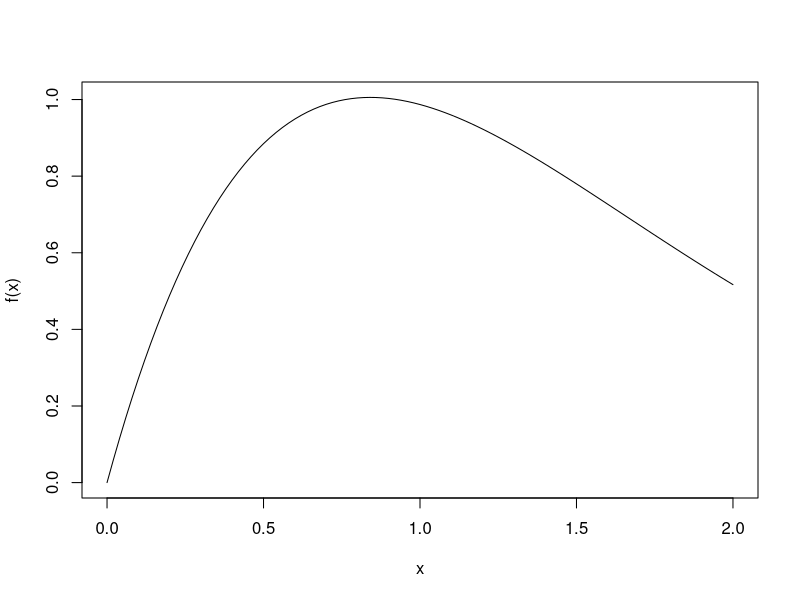
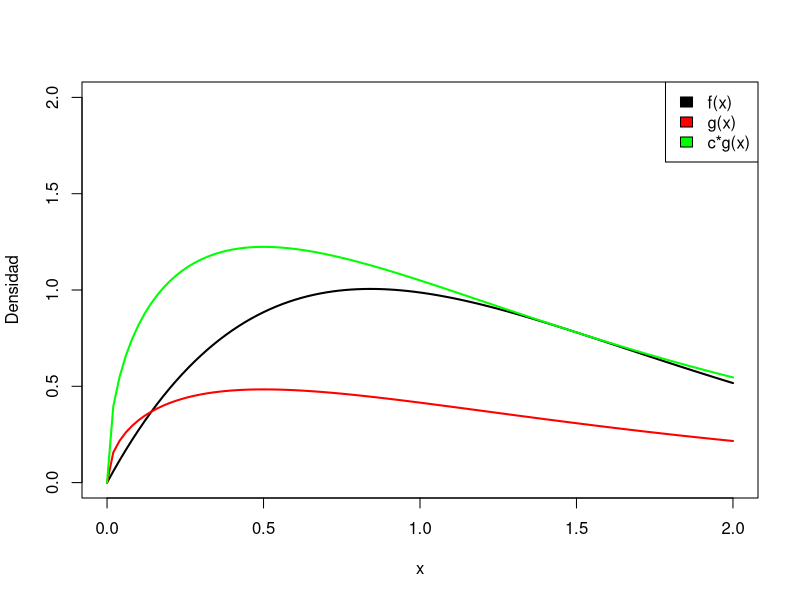
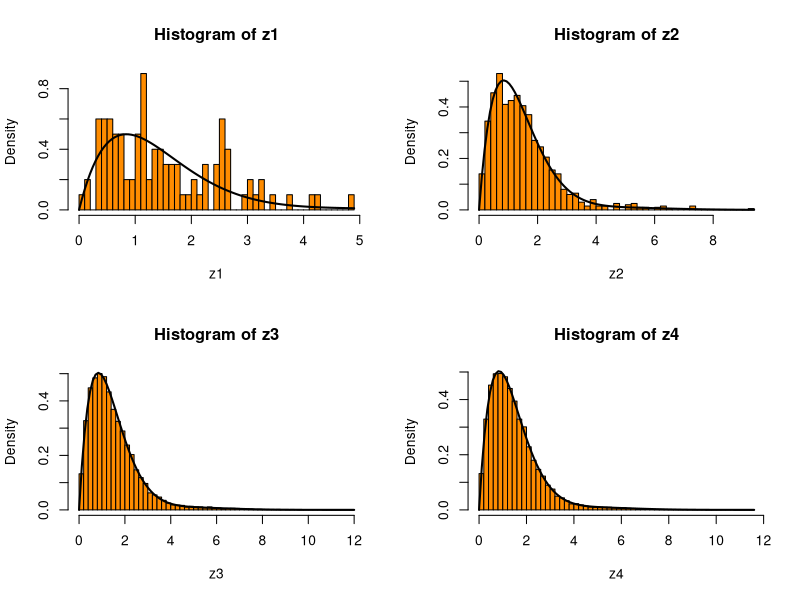
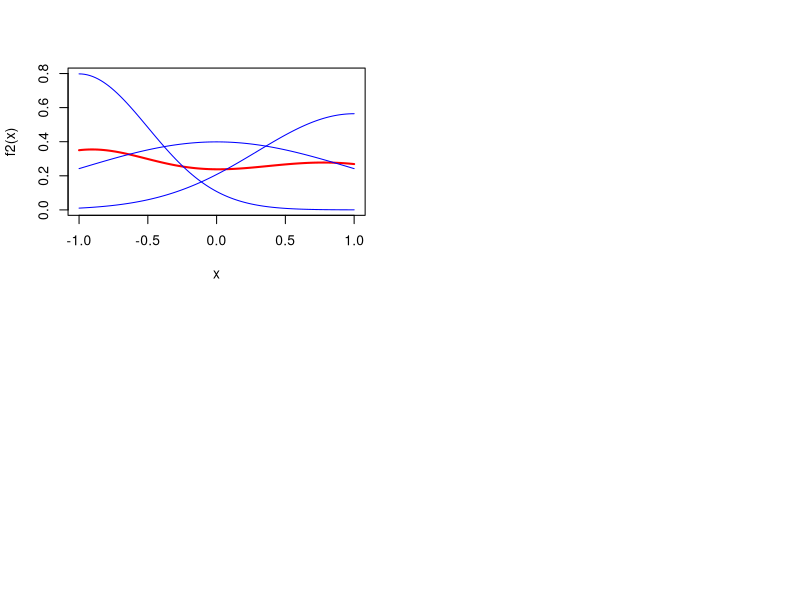
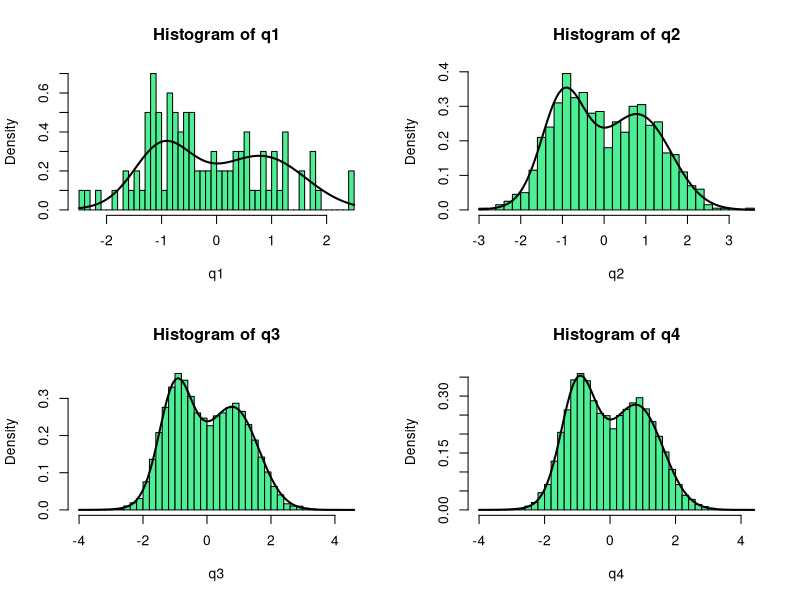
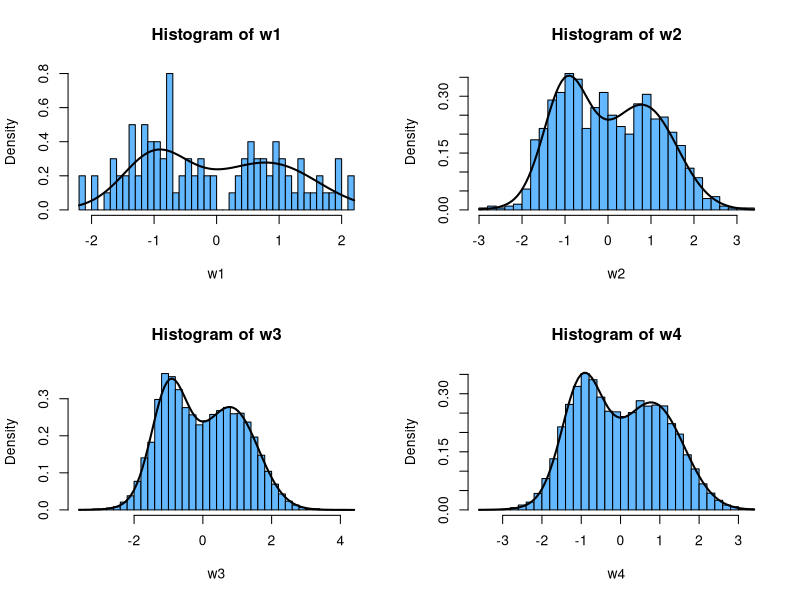
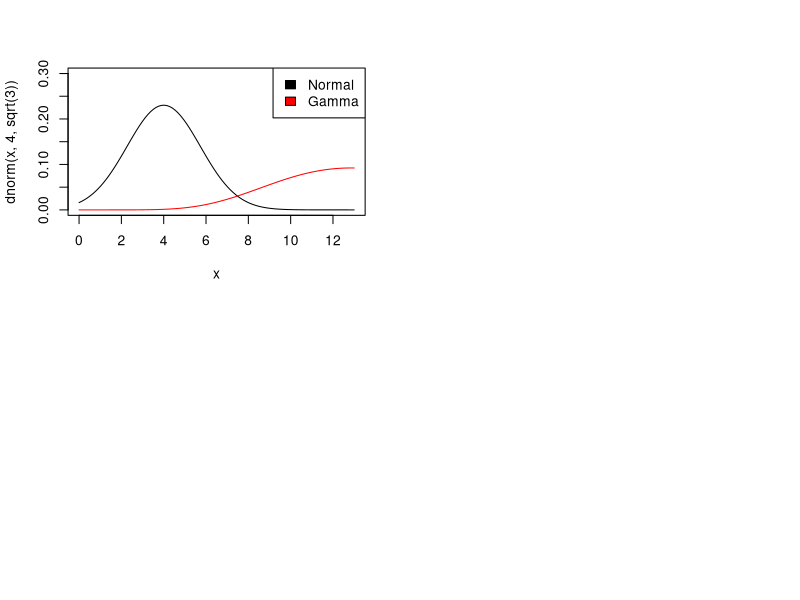

Write R code to recreate these figures, in order. (Note: a time limit stopped this script after it produced the figures.)
## ---- chunk 1
f <- function(x){
  y <- (x+2*sin(x))/exp(x)
  return(y)
}

curve(f,from = 0,to= 2)
## ---- chunk 2
g <- function(x){
  y <- dgamma(x,shape=3/2, rate = 1)
  return(y)
}
h <- function(x){
  y <- f(x)/dgamma(x,shape=3/2, rate = 1)
  return(y)
}

max <- optimize(h,interval = c(0,2),maximum = T)
c <- h(max$maximum)
c
## ---- chunk 3
curve(f,from = 0,to= 2, col="black", lwd=2, ylim=c(0,2), ylab = "Densidad")
curve(g ,from = 0,to= 2, col="red", lwd=2, add = T)
curve(g(x)*c ,from = 0,to= 2, col="green", lwd=2, add = T)
legend("topright", legend = c("f(x)","g(x)", "c*g(x)"), fill = c("black", "red", "green"))


## ---- chunk 4
#funcion que simula distribucion usando el metodo aceptacion-rechazo
acept_rech <- function(n,c){
  aceptados <- 0
  rechazados <- 0
  simulaciones <- c()
  while(length(simulaciones)<n){
    y <- rgamma(1,shape = 3/2, rate = 1)
    u <- runif(1)
    
    if (u<=(1/c)*(f(y)/dgamma(y,shape = 3/2, rate = 1))){
      aceptados <- aceptados+1
      simulaciones <- c(simulaciones,y)
      
    }else{
      rechazados <- rechazados+1
    }
    
    
  }
  tasa_a <- aceptados/(aceptados+rechazados)
  
  
  
  
  return(list(muestra=simulaciones,tasa_aprobacion=tasa_a))
  
}


#funcion que retorna la constante de normalizacion
cte.norm <- function(N){
  m <- c()
  for (i in 1:N){
    m = c(m,1/(acept_rech(100, c)$tasa_aprobacion * c))
  }
  
  M <- mean(m)
  return(M)
}




#se define la funcion "fin" que entrega todo lo pedido en el enunciado

fin <- function(N){
  a <- acept_rech(N,c)
  b <- cte.norm(N)
  return(list(muestra=a$muestra, tasa_acep=a$tasa_aprobacion, cte_normalizacion=b))
}


## ---- chunk 5
z1 <- fin(100)$muestra
z2 <- fin(1000)$muestra
z3 <- fin(10000)$muestra
z4 <- fin(20000)$muestra
par(mfrow=c(2,2))

hist(z1, probability = T, breaks = 50, col="#FF8C00")
curve(f(x)*fin(100)$cte_normalizacion ,add = T,lwd=2)
hist(z2, probability = T, breaks = 50,col="#FF8C00")
curve(f(x)*fin(1000)$cte_normalizacion ,add = T,lwd=2)
hist(z3, probability = T, breaks = 50,col="#FF8C00")
curve(f(x)*fin(10000)$cte_normalizacion ,add = T,lwd=2)
hist(z4, probability = T, breaks = 50,col="#FF8C00")
curve(f(x)*fin(20000)$cte_normalizacion ,add = T,lwd=2)

## ---- chunk 6
f2 <- function(x){
  y <- (1/3)*dnorm(x,-1,1/2)+(1/3)*dnorm(x,0,1)+(1/3)*dnorm(x,1,sqrt(1/2))
  return(y)
}
curve(f2, col="red", lwd=2, xlim = c(-1,1), ylim=c(0,0.8))
curve(dnorm(x,-1,1/2) ,add = T, col="blue")
curve(dnorm(x,0,1) ,add = T, col="blue")
curve(dnorm(x,1,sqrt(1/2)) ,add = T, col="blue")
## ---- chunk 7
#esta funcion entrega una distribucion normal(0,1)
metodo.polar <- function(N)
{
  X <- NULL 
  u1<-runif(N,0,1)
  u2 <- runif(N,0,1)
  v1 <- 2*u1 - 1
  v2 <- 2*u2 - 1
  S <- v1^2 + v2^2
  for (j in 1:N){
    
  while(S[j]>1)
  {
    
    u1<-runif(N,0,1)
    u2 <- runif(N,0,1)
    v1 <- 2*u1 - 1
    v2 <- 2*u2 - 1
    S <- v1^2 + v2^2
  }
  X[j] <- sqrt(-2*log(S[j])/S[j])*v1[j]
  
  }
  
  return(X)
}

#se realiza otra funcion que entrega una muestra de la funcion que se quieres simular, usando metodo polar


muestra.polar <- function(N){
  k <- NULL
  for (i in 1:N){
  u <- runif(1)
  if (u<1/3){
    k[i] <- (1/2)*metodo.polar(1)-1
  }
  if (u<2/3 && u>1/3){
    k[i] <- metodo.polar(1)
  }
  if (u>2/3){
    k[i] <- metodo.polar(1)*sqrt(1/2)+1
  }
  }
  return(k)
}

## ---- chunk 8
q1 <- muestra.polar(100)
q2 <- muestra.polar(1000)
q3 <- muestra.polar(10000)
q4 <- muestra.polar(20000)


par(mfrow=c(2,2))
hist(q1, probability = T, breaks = 40, col = "seagreen2")
curve(f2 ,add = T, lwd=2)
hist(q2, probability = T, breaks = 40, col = "seagreen2")
curve(f2 ,add = T, lwd=2)
hist(q3, probability = T, breaks = 40, col = "seagreen2")
curve(f2 ,add = T, lwd=2)
hist(q4, probability = T, breaks = 40, col = "seagreen2")
curve(f2 ,add = T, lwd=2)



## ---- chunk 9
#esta funcione entrega una muestra que distribuye normal(0,1)
box.muller <- function(N)
{
  u <- runif(N,0,1)
  v <- runif(N)
  theta <- 2*pi*v
  r <- sqrt(-2*log(1-u))
  
  X <- r*cos(theta)
  

  return(X)
}


#se construye funcion que entrega muestras de la funcion que se quieres simular usando la transformacion box-muller
muestra.muller <- function(N){
  k <- NULL
  for (i in 1:N){
    u <- runif(1)
    if (u<1/3){
      k[i] <- (1/2)*box.muller(1)-1
    }
    if (u<2/3 && u>1/3){
      k[i] <- box.muller(1)
    }
    if (u>2/3){
      k[i] <- box.muller(1)*sqrt(1/2)+1
    }
  }
  return(k)
}


## ---- chunk 10

w1 <- muestra.muller(100)
w2 <- muestra.muller(1000)
w3 <- muestra.muller(10000)
w4 <- muestra.muller(20000)

par(mfrow=c(2,2))

hist(w1, probability = T, col = "#63B8FF",breaks = 40)
curve(f2 ,add = T, lwd=2)
hist(w2, probability = T, col = "#63B8FF",breaks = 40)
curve(f2 ,add = T, lwd=2)
hist(w3, probability = T, col = "#63B8FF",breaks = 40)
curve(f2 ,add = T, lwd=2)
hist(w4, probability = T, col = "#63B8FF",breaks = 40)
curve(f2 ,add = T, lwd=2)

## ---- chunk 11
curve(dnorm(x,4,sqrt(3)),xlim = c(0,13),ylim=c(0,0.3), col="black")
curve(dgamma(x,10,0.7),add = T,col="red")
legend("topright", legend = c("Normal","Gamma"), fill = c("black", "red"))

## ---- chunk 12
#aceptacion-rechazo para la gamma(10,0.7)
ff <- function(x){
  y <- dgamma(x, shape = 10, rate = 0.7)
  return(y)
}

gg <- function(x){
  y <- dweibull(x, shape = 2.5, scale = 13)
  return(y)
}

hh <- function(x){
  y <- ff(x)/gg(x)
}

c1 <- optimize(hh, interval = c(0,20), maximum = T)
c1 <- c1$objective
c1

acept_rech2 <- function(n,c1){
  aceptados <- 0
  rechazados <- 0
  simulaciones <- c()
  while(length(simulaciones)<n){
    y <- rweibull(1,shape=2.5,scale=13)
    u <- runif(1)
    
    if (u<=(1/c1)*(hh(y))){
      aceptados <- aceptados+1
      simulaciones <- c(simulaciones,y)
      
    }else{
      rechazados <- rechazados+1
    }
    
    
  }
  tasa_a <- aceptados/(aceptados+rechazados)
  
  
  
  
  return(list(muestra=simulaciones,tasa_aprobacion=tasa_a))
  
}

#la siguiente funcion entrega una muestra ocupando metodo de composicion
composicion <- function(N,p1){
  u <- runif(N)
  muestra <- NULL
  for (i in 1:N) {
    
  
  if(u[i] < p1){
    r <- metodo.polar(1)
    muestra[i] <- sqrt(3)*r+4
  }
  else{
    b <- acept_rech2(1,c1)
    muestra[i] <- b$muestra
  }
  }
  return(muestra)
}


## ---- chunk 13
l1 <-composicion(100000,0)
l2 <-composicion(100000,0.5)
l3 <-composicion(100000,1)

f4 <- function(x,p1){
  y <- p1*dnorm(x,4,sqrt(3))+ (1-p1)*dgamma(x,10,0.7)
  return(y)
}

par(mfrow=c(1,3))

hist(l1, probability = T,ylim=c(0,0.12),breaks = 40, col = "lightblue1")
curve(f4(x,0) ,add = T, lwd=2)
hist(l2, probability = T,ylim=c(0,0.12), breaks = 50, col = "lightblue1")
curve(f4(x,0.5),add = T, lwd=2)
hist(l3, probability = T,ylim=c(0,0.25), breaks = 40, col = "lightblue1")
curve(f4(x,1) ,add = T, lwd=2)


## ---- chunk 14
#esta funcion ocupa las funciones que estan incorporadas en R
composicion2 <- function(N,p1){
  u <- runif(N)
  u1 <- runif(N)
  muestra <- NULL
  for (i in 1:N) {
    
    
    if(u[i] < p1){
      muestra[i] <- rnorm(1,4,sqrt(3))
    }
    else{
      muestra[i] <- rgamma(1,10,0.7)
    }
  }
  return(muestra)
}

par(mfrow=c(1,3))

hist(composicion2(100000,0), probability=T, breaks=40, col="#00FFFF")
curve(f4(x,0) ,add = T, lwd=2)

hist(composicion2(100000,0.5), probability=T, breaks=50, col="#00FFFF")
curve(f4(x,0.5) ,add = T, lwd=2)

hist(composicion2(100000,1), probability=T, breaks = 40, col="#00FFFF")
curve(f4(x,1) ,add = T, lwd=2)
